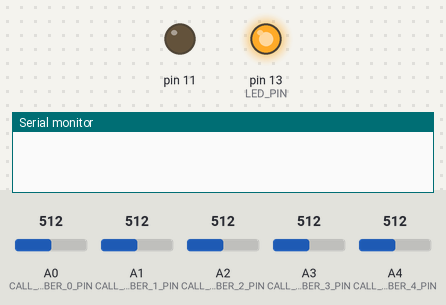
A sketch run on a simulated Arduino Uno, built with avr-gcc and run on an emulated ATmega328P. Shown: output pins drawn as LEDs (lit = HIGH), the last lines printed to the serial monitor. Dashed ring = blinking. The test bench sets the inputs (shaded band); at power-on: A0 (CALL_NUMBER_0_PIN) = 512, A1 (CALL_NUMBER_1_PIN) = 512, A2 (CALL_NUMBER_2_PIN) = 512, A3 (CALL_NUMBER_3_PIN) = 512, A4 (CALL_NUMBER_4_PIN) = 512. The modem accepts every AT command (registered, SIM ready, sends succeed) and sends nothing else.

Above: at 0.1 s.
At 3.07 s:
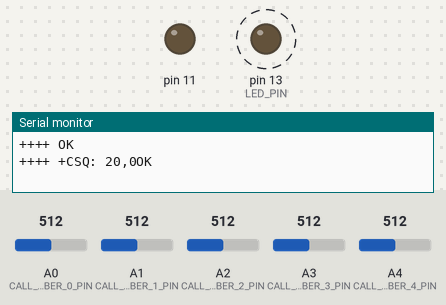
3.3 s: A0 (CALL_NUMBER_0_PIN) set to 306
6.3 s: A0 (CALL_NUMBER_0_PIN) set to 716
Timing chart, 0 to 15.3 s (numbered marks = the images above; inputs shaded):
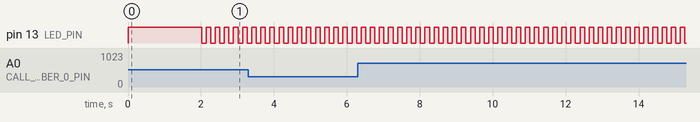

Measured:
- by itself, pin 13 (LED_PIN): alternates HIGH for 0.13 s and LOW for 0.13 s

The sketch:

sim-sim.ino
```cpp
#include "button.h"
#include "led.h"
#include "beeper.h"
#include "gsm.h"

using namespace telephone;

const int LED_PIN = 13;
const int CALL_NUMBER_0_PIN = A0;
const int CALL_NUMBER_1_PIN = A1;
const int CALL_NUMBER_2_PIN = A2;
const int CALL_NUMBER_3_PIN = A3;
const int CALL_NUMBER_4_PIN = A4;
const int RING_PIN = A5;

Button btnCallNumber0(0, 1023);
Button btnCallNumber1(0, 1023);
Button btnCallNumber2(0, 1023);
Button btnCallNumber3(0, 1023);
Button btnCallNumber4(0, 1023);

Led led(13);
Beeper beeper(11);

#define SIM_PIN_CODE ""
Gsm gsm(3, 2);

int freq = 200;

void btnCallNumberHandler(int btnIndex, telephone::ButtonState btnState) {
  if (btnState == PRESSED) {
    debugPrint("Pressed ");
  } else {
    debugPrint("Released ");
  }
  debugPrintln(btnIndex);
}

void btnCallNumberHandler0(telephone::ButtonState btnState) {
  btnCallNumberHandler(0, btnState);
}

void btnCallNumberHandler1(telephone::ButtonState btnState) {
  btnCallNumberHandler(1, btnState);
}

void btnCallNumberHandler2(telephone::ButtonState btnState) {
  btnCallNumberHandler(2, btnState);
}

void btnCallNumberHandler3(telephone::ButtonState btnState) {
  btnCallNumberHandler(3, btnState);
}

void btnCallNumberHandler4(telephone::ButtonState btnState) {
  btnCallNumberHandler(4, btnState);
}

void refreshButtons(long currentMillis) {
  btnCallNumber0.refresh(analogRead(CALL_NUMBER_0_PIN), currentMillis);
  btnCallNumber1.refresh(analogRead(CALL_NUMBER_1_PIN), currentMillis);
  btnCallNumber2.refresh(analogRead(CALL_NUMBER_2_PIN), currentMillis);
  btnCallNumber3.refresh(analogRead(CALL_NUMBER_3_PIN), currentMillis);
  btnCallNumber4.refresh(analogRead(CALL_NUMBER_4_PIN), currentMillis);
}

void debugPrint(String text) {
  Serial.print(text);
}

void debugPrint(int number) {
  Serial.print(number);
}

void debugPrintln(String text) {
  Serial.println(text);
}

void debugPrintln(int number) {
  Serial.println(number);
}

bool connectedToNetwork;

void setup()
{
  Serial.begin(9600);

  pinMode(CALL_NUMBER_0_PIN, INPUT);
  pinMode(CALL_NUMBER_1_PIN, INPUT);
  pinMode(CALL_NUMBER_2_PIN, INPUT);
  pinMode(CALL_NUMBER_3_PIN, INPUT);
  pinMode(CALL_NUMBER_4_PIN, INPUT);

  btnCallNumber0.setHandler(btnCallNumberHandler0);
  btnCallNumber1.setHandler(btnCallNumberHandler1);
  btnCallNumber2.setHandler(btnCallNumberHandler2);
  btnCallNumber3.setHandler(btnCallNumberHandler3);
  btnCallNumber4.setHandler(btnCallNumberHandler4);

  // No network blinking:
  connectedToNetwork = false;
  led.setBlink(250);

  int r = gsm.checkHandshake();
//  Serial.print("checkHandshake: ");
//  Serial.println(r);

  r = gsm.signalQuality();

//  debugPrint("Connecting..");
//  if (gsmAccess.begin(SIM_PIN_CODE, false, false) != 0) {
//    debugPrint(".");
//    debugPrintln("ERROR");
//    return;
//  }
//
//  int result;
//  do {
//    result = gsmAccess.ready();
//    debugPrint(".");
//    delay(1000);
//  } while (result == 0);
//
//  if (result == 1) {
//    debugPrintln("done");
//    led.setOff();
//    connectedToNetwork = true;
//  } else if (result > 1) {
//    debugPrintln("ERROR!");
//    int stat = gsmAccess.getStatus();
//    debugPrint("Status=");
//    debugPrintln(stat);
//    int accessAlive = gsmAccess.isAccessAlive();
//    debugPrint("isAccessAlive=");
//    debugPrintln(accessAlive);
//    return;
//  }
//
//
//
//
//  // To be sure that the modem reports on incoming events correctly:
//  gsmVoiceCall.hangCall();
}

void loop()
{
  long currentMillis = millis();
  refreshButtons(currentMillis);
  led.refresh(currentMillis);
  beeper.refresh(currentMillis);

  if (!connectedToNetwork) return;
  //...
}
```

beeper.cpp
```cpp
#include "beeper.h"
#include <Arduino.h>

using namespace telephone;

Beeper::Beeper(int beeperPin) {
  pin = beeperPin;
  frequency = DEFAULT_FREQUENCY;
  halfPeriod = 0;
  beepCounter = 0;
  pinMode(pin, OUTPUT);
}

void Beeper::setFrequency(int frequency) {
  this->frequency = frequency;
}

int Beeper::getFrequency() {
  return frequency;
}

void Beeper::beep(long durationInMillis) {
  beep(durationInMillis, 1);
}

void Beeper::beep(long periodInMillis, int count) {
  sound(false);
  if (count <= 0) return;
  halfPeriod = periodInMillis / 2;
  startMillis = millis();
  beepState = HIGH;
  beepCounter = count;
  sound(true);
}

void Beeper::stop() {
  halfPeriod = 0;
  sound(false);
}

void Beeper::refresh(long millis) {
  if (halfPeriod == 0) return;
  if (millis - startMillis < halfPeriod) return;

  startMillis = millis;
  beepState = !beepState;
  sound(beepState);

  if (beepCounter > 0) {
    if (!beepState)
      beepCounter--;
    if (beepCounter == 0)
      halfPeriod = 0; // stop
  }
}

void Beeper::sound(bool play) {
//  if (play)
//    tone(pin, frequency);
//  else
//    noTone(pin);
}
```

beeper.h
```cpp
#ifndef beeper_h
#define beeper_h

namespace telephone
{
  class Beeper
  {
    public:
      Beeper(int beeperPin);
      void setFrequency(int frequency);
      int getFrequency();
      void beep(long durationInMillis);
      void beep(long periodInMillis, int count);
      void stop();
      void refresh(long millis);
    private:
      const int DEFAULT_FREQUENCY = 3900;//2100;

      int pin;
      int frequency;

      bool beepState;
      int beepCounter;
      long halfPeriod;
      long startMillis;

      void sound(bool play);
  };
}

#endif
```

button.cpp
```cpp
#include "button.h"

using namespace telephone;

Button::Button(int releaseValue, int pressValue) {
  this->middleValue = (pressValue - releaseValue) / 2;
  this->buttonHandler = NULL;
}

void Button::setHandler(ButtonHandler handler) {
  this->buttonHandler = handler;
}

void Button::refresh(int value, long millis) {
  if (!this->waiting) {
    this->currentState = getButtonState(value);
  }

  if (this->currentState != this->previousState) {
    unsigned long currentTimeMillis = millis;
    if (!this->waiting) {
      this->waiting = true;
      this->nextTimeMillis = currentTimeMillis + DELAY_MILLIS;
      return;
    }

    if (currentTimeMillis >= this->nextTimeMillis) this->waiting = false;
    else return;

    this->currentState = getButtonState(value);
    if (this->currentState != this->previousState) {
      if (this->buttonHandler != NULL) {
        this->buttonHandler(this->currentState);
      }
      this->previousState = this->currentState;
    }
  }
}

ButtonState Button::getButtonState(int value) {
  if (this->middleValue > 0) {
    return value <= this->middleValue ? PRESSED : RELEASED;
  } else {
    return value <= -this->middleValue ? RELEASED : PRESSED;
  }
}
```

button.h
```cpp
#ifndef button_h
#define button_h

#include <Arduino.h>

namespace telephone
{
  enum ButtonState
  {
    RELEASED = 0,
    PRESSED = 1
  };

  typedef void (*ButtonHandler)(ButtonState);

  class Button
  {
    public:
      Button(int releaseValue, int pressValue);
      void setHandler(ButtonHandler handler);
      void refresh(int value, long millis);
    private:
      int middleValue;

      boolean waiting = false;
      unsigned long nextTimeMillis = 0;
      const unsigned long DELAY_MILLIS = 10;

      ButtonState currentState = RELEASED;
      ButtonState previousState = RELEASED;

      ButtonHandler buttonHandler;

      ButtonState getButtonState(int value);
  };
}

#endif
```

gsm.cpp
```cpp
#include "gsm.h"
#include <Arduino.h>

using namespace telephone;

Gsm::Gsm(int txPin, int rxPin) {
  Serial.begin(9600);
  gsmSerial = new SoftwareSerial(txPin, rxPin);
  gsmSerial->begin(9600);
}

String Gsm::sendCommand(String command) {
  delay(500);
  gsmSerial->println(command);
  String result = "";
  delay(500);
  while (gsmSerial->available()) {
    char ch = (char) gsmSerial->read();
    if ((ch != '\n') && (ch != '\r'))
      result += ch;
  }
  //result.remove(0, command.length());
  return result;
}

int Gsm::checkHandshake() {
  String response = sendCommand("AT");
  Serial.print("++++ ");
  Serial.println(response);
//  if (sendCommand("AT") != "OK")
//    return -1;
//  return 0;
}

int Gsm::signalQuality() {
  String response = sendCommand("AT+CSQ");
  Serial.print("++++ ");
  Serial.println(response);
}
```

gsm.h
```cpp
#ifndef gsm_h
#define gsm_h

#include <SoftwareSerial.h>

namespace telephone
{
  class Gsm
  {
    public:
      Gsm(int txPin, int rxPin);
      int checkHandshake();
      int signalQuality();
    private:
      SoftwareSerial* gsmSerial;

      String sendCommand(String command);
  };
}

#endif
```

led.cpp
```cpp
#include "led.h"
#include <Arduino.h>

using namespace telephone;

Led::Led(int ledPin) {
  pin = ledPin;
  halfPeriod = 0;
  blinkCounter = 0;
  pinMode(pin, OUTPUT);
}

void Led::setOff() {
  halfPeriod = 0;
  digitalWrite(pin, LOW);
}

void Led::setOn() {
  halfPeriod = 0;
  digitalWrite(pin, HIGH);
}

void Led::setBlink(long periodInMillis) {
  setBlink(periodInMillis, -1);
}

void Led::setBlink(long periodInMillis, int count) {
  halfPeriod = periodInMillis / 2;
  startMillis = millis();
  blinkState = HIGH;
  blinkCounter = count;
  digitalWrite(pin, blinkState);
}

void Led::refresh(long millis) {
  if (halfPeriod == 0) return;
  if (millis - startMillis >= halfPeriod) {
    startMillis = millis;
    blinkState = !blinkState;
    digitalWrite(pin, blinkState);

    if (blinkCounter > 0) {
      if (!blinkState)
        blinkCounter--;
      if (blinkCounter == 0)
        halfPeriod = 0; // stop blinking
    }
  }
}
```

led.h
```cpp
#ifndef led_h
#define led_h

namespace telephone
{
  class Led
  {
    public:
      Led(int ledPin);
      void setOff();
      void setOn();
      void setBlink(long periodInMillis, int count);
      void setBlink(long periodInMillis);
      void refresh(long millis);
    private:
      int pin;

      bool blinkState;
      int blinkCounter;
      long halfPeriod;
      long startMillis;
  };
}

#endif
```
